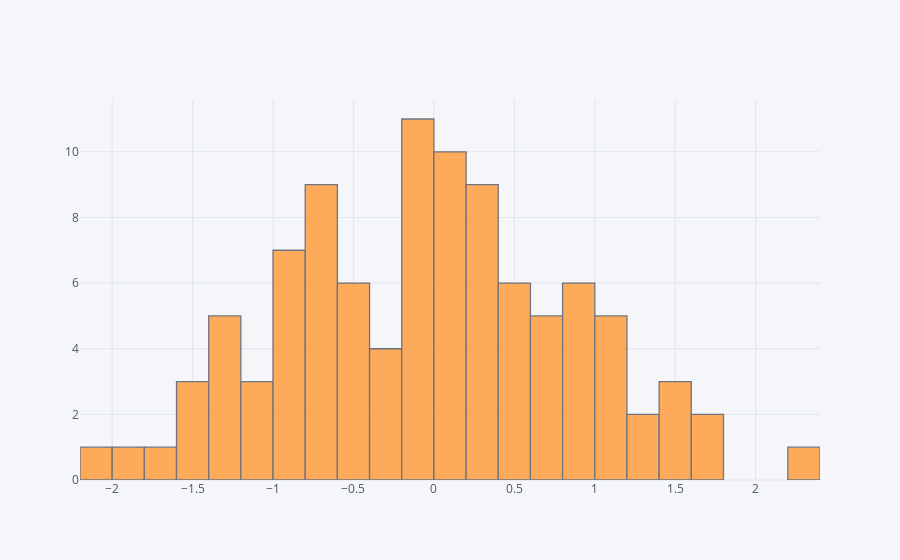

Notebook code for this chart:
### Code cell
df['A'].iplot(kind='hist',bins=30)

### Figure 1 — Plotly figure (JSON) as saved in the notebook; plotly's stock layout.template omitted (floating-point values rounded to 4 significant figures)
{"data": [{"histfunc": "count", "histnorm": "", "marker": {"color": "rgba(255, 153, 51, 1.0)", "line": {"color": "#4D5663", "width": 1.3}}, "name": "A", "nbinsx": 30, "opacity": 0.8, "orientation": "v", "type": "histogram", "uid": "00afd424-6e2b-4f1f-a3db-cd96ed685304", "x": [0.2163, 0.02503, 1.295, -0.8496, -0.7063, -0.7675, 0.1342, -0.4059, -0.8907, -0.7005, 0.02556, -0.9164, 1.416, -0.3533, 1.009, 1.646, 2.28, -1.187, 0.9066, -0.6604, 1.029, 0.8876, -0.5905, -0.06314, -1.055, 0.4498, -1.253, 0.2456, 0.8708, -1.621, 1.568, 0.3659, 0.6883, 0.9402, -0.1463, 0.5888, -0.3211, -1.499, -1.328, -1.463, 1.389, -0.1969, -0.6933, -0.7401, 1.123, 1.788, 0.2666, -1.992, -0.4647, 0.7381, -0.9909, -0.04112, -0.005945, 1.078, -2.192, -0.7295, 0.4173, 0.05814, -0.7418, -1.221, 0.1996, -0.1258, -0.1089, -1.133, 0.07686, 0.3085, 0.7964, 0.1485, 0.3248, 0.6714, -0.08329, -1.599, -0.8117, 1.583, 0.8578, 0.2254, 0.6711, 0.0836, 0.3224, 0.0852, -0.04076, -0.9016, 0.5687, 0.2763, 0.4376, -0.8154, 0.1537, 0.4222, -0.6067, 0.9969, -1.296, -0.5781, -0.3607, -0.4885, -0.3118, -1.206, -0.1554, -0.07639, -0.441, 1.165]}], "layout": {"barmode": "overlay", "legend": {"bgcolor": "#F5F6F9", "font": {"color": "#4D5663"}}, "paper_bgcolor": "#F5F6F9", "plot_bgcolor": "#F5F6F9", "title": {"font": {"color": "#4D5663"}}, "xaxis": {"gridcolor": "#E1E5ED", "showgrid": true, "tickfont": {"color": "#4D5663"}, "title": {"font": {"color": "#4D5663"}, "text": ""}, "zerolinecolor": "#E1E5ED"}, "yaxis": {"gridcolor": "#E1E5ED", "showgrid": true, "tickfont": {"color": "#4D5663"}, "title": {"font": {"color": "#4D5663"}, "text": ""}, "zerolinecolor": "#E1E5ED"}}}
